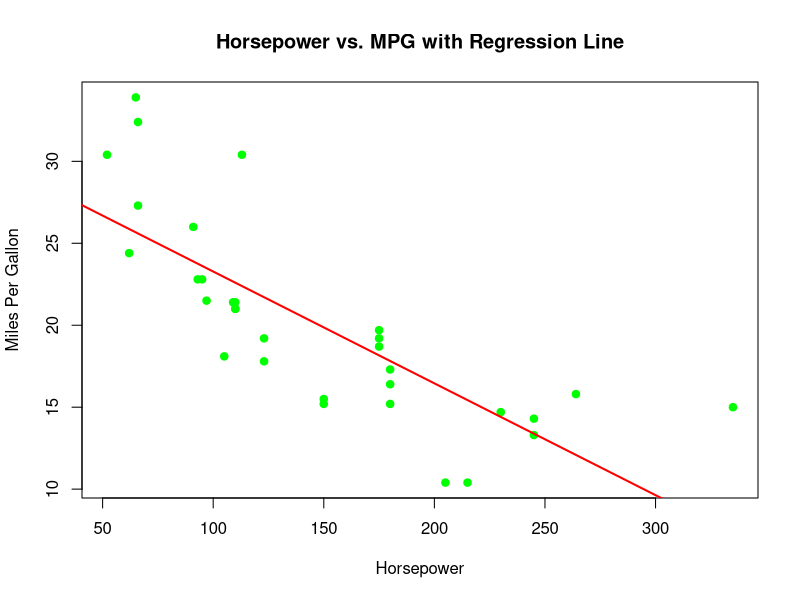

Write the R code that produced this figure.
# Fit linear model
model <- lm(mpg ~ hp, data = mtcars)

# Basic scatterplot with regression line
plot(mtcars$hp, mtcars$mpg,
     main = "Horsepower vs. MPG with Regression Line",
     xlab = "Horsepower",
     ylab = "Miles Per Gallon",
     pch = 19,
     col = "green")

# Add regression line
abline(model, col = "red", lwd = 2)
